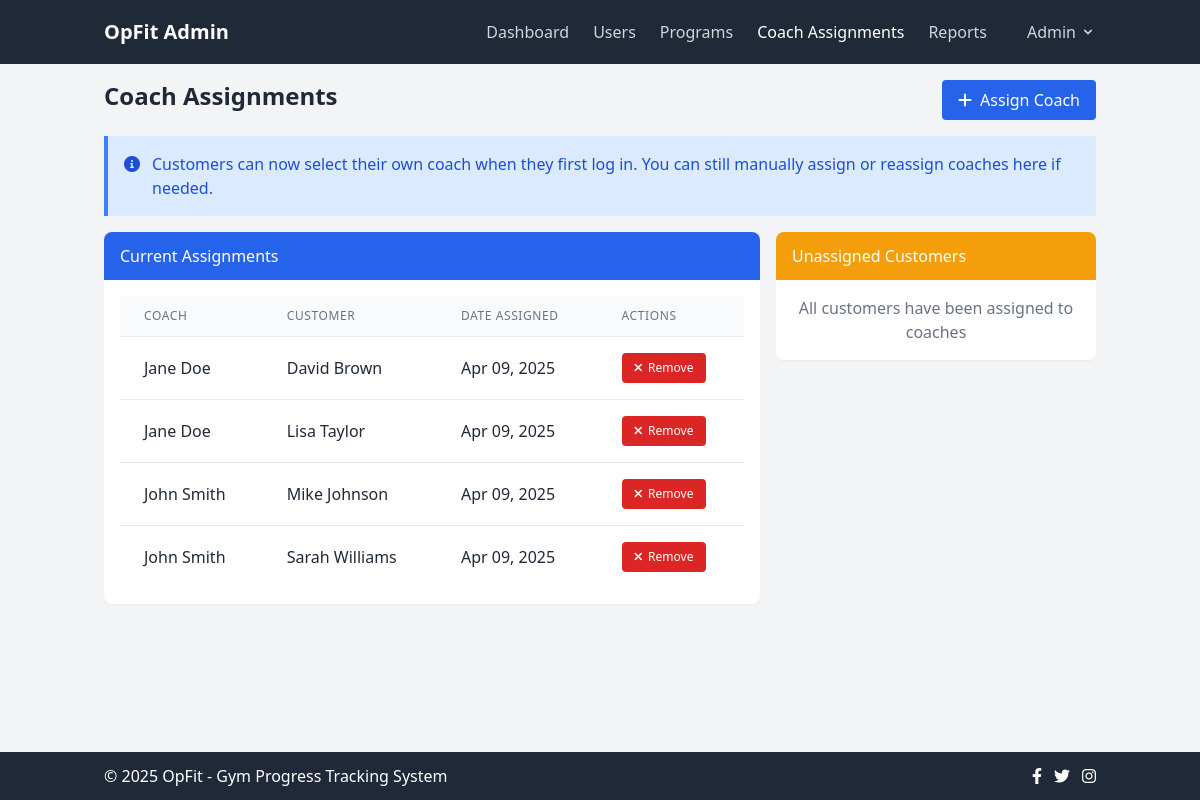
The app's page /admin/assignments.php (signed in) with its own data.
### tables this page shows
CREATE TABLE IF NOT EXISTS coach_customer (
    id INT AUTO_INCREMENT PRIMARY KEY,
    coach_id INT NOT NULL,
    customer_id INT NOT NULL,
    assigned_date TIMESTAMP DEFAULT CURRENT_TIMESTAMP,
    FOREIGN KEY (coach_id) REFERENCES users(id) ON DELETE CASCADE,
    FOREIGN KEY (customer_id) REFERENCES users(id) ON DELETE CASCADE,
    UNIQUE KEY unique_coach_customer (coach_id, customer_id)
);

CREATE TABLE IF NOT EXISTS users (
    id INT AUTO_INCREMENT PRIMARY KEY,
    name VARCHAR(100) NOT NULL,
    email VARCHAR(100) NOT NULL UNIQUE,
    password VARCHAR(255) NOT NULL,
    user_type ENUM('customer', 'coach', 'admin') NOT NULL,
    created_at TIMESTAMP DEFAULT CURRENT_TIMESTAMP,
    updated_at TIMESTAMP DEFAULT CURRENT_TIMESTAMP ON UPDATE CURRENT_TIMESTAMP
);

### admin/assignments.php (the view, shortened to what this page needs)
<?php
include_once '../includes/db_connect.php';
$user_name = $_SESSION['user_name'];
$assignments_query = "SELECT cc.*, coach.name as coach_name, customer.name as customer_name
                     FROM coach_customer cc
                     JOIN users coach ON cc.coach_id = coach.id
                     JOIN users customer ON cc.customer_id = customer.id
                     ORDER BY coach.name, customer.name";
$assignments_result = mysqli_query($conn, $assignments_query);
$unassigned_query = "SELECT * FROM users c WHERE c.user_type = 'customer'
                    AND NOT EXISTS (SELECT 1 FROM coach_customer cc WHERE cc.customer_id = c.id)
                    ORDER BY c.name";
$unassigned_result = mysqli_query($conn, $unassigned_query);
?>
<!DOCTYPE html>
<html lang="en">
<head>
    <link rel="stylesheet" href="../css/style.css">
    <script src="https://cdn.tailwindcss.com"></script>
    <link rel="stylesheet" href="https://cdnjs.cloudflare.com/ajax/libs/font-awesome/6.0.0-beta3/css/all.min.css">
</head>
<body class="bg-gray-100 text-gray-800">
    <nav class="bg-gray-800 text-white">
        <div class="container mx-auto px-4 py-3">
            <div class="flex flex-wrap justify-between items-center">
                <a class="text-xl font-bold" href="dashboard.php">OpFit Admin</a>
                <div class="hidden md:flex flex-col md:flex-row w-full md:w-auto mt-4 md:mt-0 items-center" id="navbarMenu">
                    <ul class="flex flex-col md:flex-row md:mr-6 space-y-2 md:space-y-0 md:space-x-6">
                        <li>
                            <a class="text-gray-300 hover:text-white block py-2" href="dashboard.php">Dashboard</a>
                        </li>
                        <li>
                            <a class="text-gray-300 hover:text-white block py-2" href="users.php">Users</a>
                        </li>
                        <li>
                            <a class="text-gray-300 hover:text-white block py-2" href="programs.php">Programs</a>
                        </li>
                        <li>
                            <a class="text-white font-medium block py-2" href="assignments.php">Coach Assignments</a>
                        </li>
                        <li>
                            <a class="text-gray-300 hover:text-white block py-2" href="reports.php">Reports</a>
                        </li>
                    </ul>
                    <div class="relative mt-4 md:mt-0 md:ml-4">
                        <button id="userDropdown" class="flex items-center text-gray-300 hover:text-white py-2">
                            <?php echo $user_name; ?>
                            <svg class="ml-1 h-4 w-4" xmlns="http://www.w3.org/2000/svg" viewBox="0 0 20 20" fill="currentColor">
                                <path fill-rule="evenodd" d="M5.293 7.293a1 1 0 011.414 0L10 10.586l3.293-3.293a1 1 0 111.414 1.414l-4 4a1 1 0 01-1.414 0l-4-4a1 1 0 010-1.414z" clip-rule="evenodd" />
                            </svg>
                        </button>
                    </div>
                </div>
            </div>
        </div>
    </nav>
    <div class="container mx-auto px-4 py-4">
        <div class="flex flex-wrap -mx-2 mb-4">
            <div class="w-full md:w-1/2 px-2">
                <h1 class="text-2xl font-bold">Coach Assignments</h1>
            </div>
            <div class="w-full md:w-1/2 px-2 flex justify-end">
                <button type="button" class="bg-blue-600 hover:bg-blue-700 text-white font-medium py-2 px-4 rounded flex items-center" id="assignCoachBtn">
                    <i class="fas fa-plus mr-2"></i> Assign Coach
                </button>
            </div>
        </div>
        <div class="bg-blue-100 border-l-4 border-blue-500 text-blue-700 p-4 mb-4" role="alert">
            <div class="flex">
                <div class="flex-shrink-0">
                    <i class="fas fa-info-circle mt-0.5"></i>
                </div>
                <div class="ml-3">
                    <p>Customers can now select their own coach when they first log in. You can still manually assign or reassign coaches here if needed.</p>
                </div>
            </div>
        </div>
        <div class="flex flex-wrap -mx-2">
            <div class="w-full md:w-2/3 px-2 mb-4">
                <div class="bg-white rounded-lg shadow-sm overflow-hidden">
                    <div class="bg-blue-600 text-white px-4 py-3">
                        <h5 class="font-medium">Current Assignments</h5>
                    </div>
                    <div class="p-4">
                        <div class="overflow-x-auto">
                            <table class="min-w-full divide-y divide-gray-200">
                                <thead class="bg-gray-50">
                                    <tr>
                                        <th class="px-6 py-3 text-left text-xs font-medium text-gray-500 uppercase tracking-wider">Coach</th>
                                        <th class="px-6 py-3 text-left text-xs font-medium text-gray-500 uppercase tracking-wider">Customer</th>
                                        <th class="px-6 py-3 text-left text-xs font-medium text-gray-500 uppercase tracking-wider">Date Assigned</th>
                                        <th class="px-6 py-3 text-left text-xs font-medium text-gray-500 uppercase tracking-wider">Actions</th>
                                    </tr>
                                </thead>
                                <tbody class="bg-white divide-y divide-gray-200">
                                    <?php if (mysqli_num_rows($assignments_result) > 0): ?>
                                        <?php while ($assignment = mysqli_fetch_assoc($assignments_result)): ?>
                                            <tr class="hover:bg-gray-50 transition duration-150">
                                                <td class="px-6 py-4 whitespace-nowrap"><?php echo $assignment['coach_name']; ?></td>
                                                <td class="px-6 py-4 whitespace-nowrap"><?php echo $assignment['customer_name']; ?></td>
                                                <td class="px-6 py-4 whitespace-nowrap"><?php echo date('M d, Y', strtotime($assignment['assigned_date'])); ?></td>
                                                <td class="px-6 py-4 whitespace-nowrap">
                                                    <a href="assignments.php?remove=<?php echo $assignment['id']; ?>" class="inline-flex items-center px-3 py-1.5 border border-transparent text-xs font-medium rounded text-white bg-red-600 hover:bg-red-700 focus:outline-none focus:ring-2 focus:ring-offset-2 focus:ring-red-500" onclick="return confirm('Are you sure you want to remove this assignment?')">
                                                        <i class="fas fa-times mr-1.5"></i> Remove
                                                    </a>
                                                </td>
                                            </tr>
                                        <?php endwhile; ?>
                                    <?php else: ?>
                                        <tr>
                                            <td colspan="4" class="px-6 py-4 text-center text-sm text-gray-500">No assignments found</td>
                                        </tr>
                                    <?php endif; ?>
                                </tbody>
                            </table>
                        </div>
                    </div>
                </div>
            </div>
            <div class="w-full md:w-1/3 px-2 mb-4">
                <div class="bg-white rounded-lg shadow-sm overflow-hidden">
                    <div class="bg-amber-500 text-white px-4 py-3">
                        <h5 class="font-medium">Unassigned Customers</h5>
                    </div>
                    <div class="p-4">
                        <?php if (mysqli_num_rows($unassigned_result) > 0): ?>
                            <div class="space-y-2">
                                <?php while ($customer = mysqli_fetch_assoc($unassigned_result)): ?>
                                    <div class="border border-gray-200 rounded-md p-3 hover:bg-gray-50 transition duration-150">
                                        <div class="flex justify-between items-center">
                                            <h6 class="font-medium"><?php echo $customer['name']; ?></h6>
                                            <button type="button" class="inline-flex items-center p-1.5 border border-transparent text-xs font-medium rounded text-white bg-blue-600 hover:bg-blue-700 focus:outline-none focus:ring-2 focus:ring-offset-2 focus:ring-blue-500"
                                                    onclick="setCustomer(<?php echo $customer['id']; ?>, '<?php echo $customer['name']; ?>')"
                                                    data-customer-id="<?php echo $customer['id']; ?>">
                                                <i class="fas fa-user-plus"></i>
                                            </button>
                                        </div>
                                        <p class="text-sm text-gray-500 mt-1"><?php echo $customer['email']; ?></p>
                                    </div>
                                <?php endwhile; ?>
                            </div>
                        <?php else: ?>
                            <p class="text-center text-gray-500">All customers have been assigned to coaches</p>
                        <?php endif; ?>
                    </div>
                </div>
            </div>
        </div>
    </div>
    <?php include_once '../includes/footer.php'; ?>
</body>
</html>

### records on screen
coach_customer: coach.name "Jane Doe", customer.name "David Brown", assigned_date "Apr 09, 2025"
coach_customer: coach.name "Jane Doe", customer.name "Lisa Taylor", assigned_date "Apr 09, 2025"
coach_customer: coach.name "John Smith", customer.name "Mike Johnson", assigned_date "Apr 09, 2025"
coach_customer: coach.name "John Smith", customer.name "Sarah Williams", assigned_date "Apr 09, 2025"

### other values on screen
$user_name "Admin"
